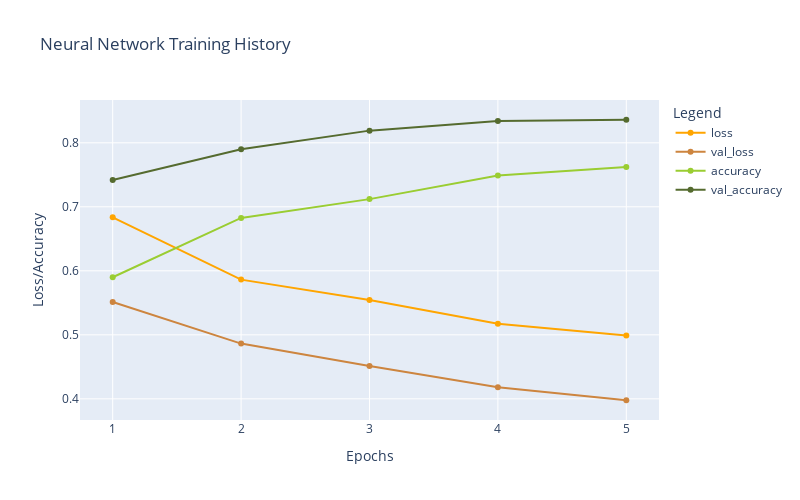

Notebook code cell kept with this figure:
### Code cell
plot_history(historyV)

### Figure 1 — Plotly figure (JSON) as saved in the notebook; plotly's stock layout.template omitted (floating-point values rounded to 4 significant figures)
{"data": [{"hovertemplate": "Legend=loss<br>Epochs=%{x}<br>Loss/Accuracy=%{y}<extra></extra>", "legendgroup": "loss", "line": {"color": "orange", "dash": "solid"}, "marker": {"symbol": "circle"}, "mode": "lines+markers", "name": "loss", "orientation": "v", "showlegend": true, "type": "scatter", "x": [1, 2, 3, 4, 5], "xaxis": "x", "y": [0.6836, 0.5863, 0.5545, 0.5172, 0.4991], "yaxis": "y"}, {"hovertemplate": "Legend=val_loss<br>Epochs=%{x}<br>Loss/Accuracy=%{y}<extra></extra>", "legendgroup": "val_loss", "line": {"color": "peru", "dash": "solid"}, "marker": {"symbol": "circle"}, "mode": "lines+markers", "name": "val_loss", "orientation": "v", "showlegend": true, "type": "scatter", "x": [1, 2, 3, 4, 5], "xaxis": "x", "y": [0.5513, 0.4863, 0.4514, 0.4181, 0.3978], "yaxis": "y"}, {"hovertemplate": "Legend=accuracy<br>Epochs=%{x}<br>Loss/Accuracy=%{y}<extra></extra>", "legendgroup": "accuracy", "line": {"color": "yellowgreen", "dash": "solid"}, "marker": {"symbol": "circle"}, "mode": "lines+markers", "name": "accuracy", "orientation": "v", "showlegend": true, "type": "scatter", "x": [1, 2, 3, 4, 5], "xaxis": "x", "y": [0.59, 0.6827, 0.712, 0.749, 0.7623], "yaxis": "y"}, {"hovertemplate": "Legend=val_accuracy<br>Epochs=%{x}<br>Loss/Accuracy=%{y}<extra></extra>", "legendgroup": "val_accuracy", "line": {"color": "darkolivegreen", "dash": "solid"}, "marker": {"symbol": "circle"}, "mode": "lines+markers", "name": "val_accuracy", "orientation": "v", "showlegend": true, "type": "scatter", "x": [1, 2, 3, 4, 5], "xaxis": "x", "y": [0.742, 0.79, 0.819, 0.834, 0.836], "yaxis": "y"}], "layout": {"height": 500, "legend": {"title": {"text": "Legend"}, "tracegroupgap": 0}, "title": {"text": "Neural Network Training History"}, "width": 800, "xaxis": {"anchor": "y", "domain": [0, 1], "title": {"text": "Epochs"}}, "yaxis": {"anchor": "x", "domain": [0, 1], "title": {"text": "Loss/Accuracy"}}}}
